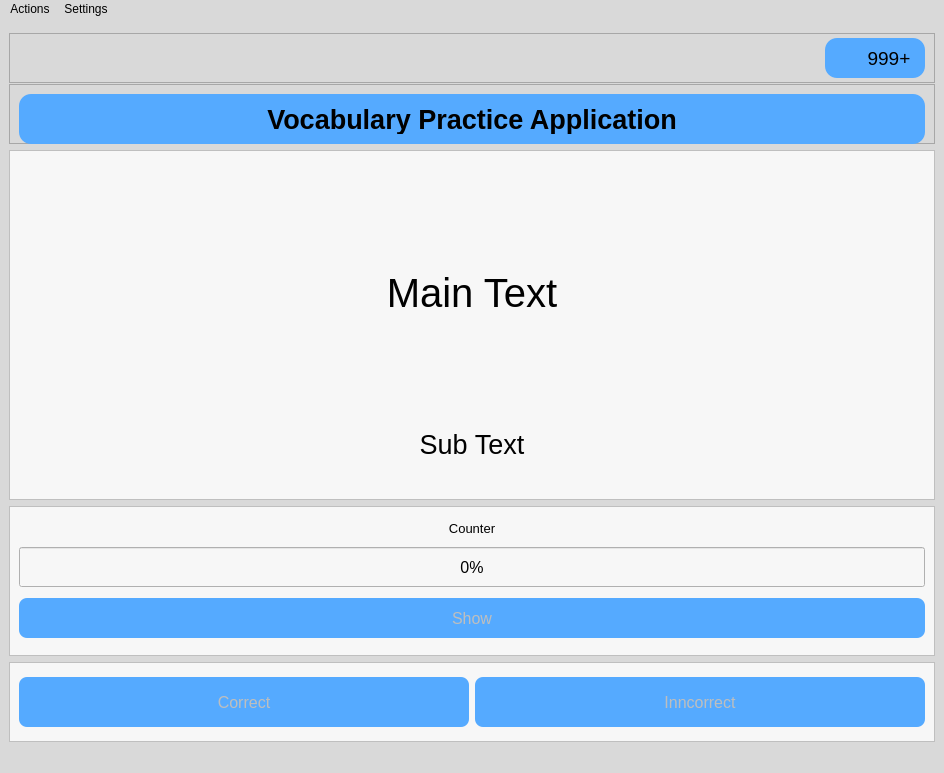
<?xml version="1.0" encoding="UTF-8"?>
<ui version="4.0">
 <class>MainWindow</class>
 <widget class="QMainWindow" name="MainWindow">
  <property name="geometry">
   <rect>
    <x>0</x>
    <y>0</y>
    <width>944</width>
    <height>773</height>
   </rect>
  </property>
  <property name="windowTitle">
   <string>MainWindow</string>
  </property>
  <property name="styleSheet">
   <string notr="true">background-color:rgb(217, 217, 217);</string>
  </property>
  <widget class="QWidget" name="centralwidget">
   <layout class="QVBoxLayout" name="verticalLayout">
    <item>
     <widget class="QFrame" name="frame_5">
      <property name="minimumSize">
       <size>
        <width>0</width>
        <height>50</height>
       </size>
      </property>
      <property name="maximumSize">
       <size>
        <width>16777215</width>
        <height>40</height>
       </size>
      </property>
      <property name="frameShape">
       <enum>QFrame::StyledPanel</enum>
      </property>
      <property name="frameShadow">
       <enum>QFrame::Raised</enum>
      </property>
      <layout class="QGridLayout" name="gridLayout_2">
       <property name="topMargin">
        <number>0</number>
       </property>
       <property name="bottomMargin">
        <number>0</number>
       </property>
       <item row="0" column="0">
        <widget class="QLabel" name="label_2">
         <property name="minimumSize">
          <size>
           <width>800</width>
           <height>30</height>
          </size>
         </property>
         <property name="maximumSize">
          <size>
           <width>999999</width>
           <height>30</height>
          </size>
         </property>
         <property name="text">
          <string/>
         </property>
        </widget>
       </item>
       <item row="0" column="1">
        <widget class="QFrame" name="streak_frame">
         <property name="sizePolicy">
          <sizepolicy hsizetype="Preferred" vsizetype="Preferred">
           <horstretch>0</horstretch>
           <verstretch>0</verstretch>
          </sizepolicy>
         </property>
         <property name="minimumSize">
          <size>
           <width>100</width>
           <height>40</height>
          </size>
         </property>
         <property name="maximumSize">
          <size>
           <width>100</width>
           <height>40</height>
          </size>
         </property>
         <property name="styleSheet">
          <string notr="true">QFrame{
	border-radius: 12px;
	background-color: rgb(85, 170, 255);
}</string>
         </property>
         <property name="frameShape">
          <enum>QFrame::StyledPanel</enum>
         </property>
         <property name="frameShadow">
          <enum>QFrame::Raised</enum>
         </property>
         <layout class="QGridLayout" name="gridLayout">
          <property name="rightMargin">
           <number>9</number>
          </property>
          <property name="horizontalSpacing">
           <number>0</number>
          </property>
          <property name="verticalSpacing">
           <number>6</number>
          </property>
          <item row="0" column="0">
           <widget class="QLabel" name="label">
            <property name="minimumSize">
             <size>
              <width>30</width>
              <height>20</height>
             </size>
            </property>
            <property name="maximumSize">
             <size>
              <width>30</width>
              <height>20</height>
             </size>
            </property>
            <property name="text">
             <string/>
            </property>
            <property name="pixmap">
             <pixmap>streak_icon.png</pixmap>
            </property>
            <property name="scaledContents">
             <bool>true</bool>
            </property>
           </widget>
          </item>
          <item row="0" column="1">
           <widget class="QLabel" name="streak_label">
            <property name="minimumSize">
             <size>
              <width>50</width>
              <height>20</height>
             </size>
            </property>
            <property name="maximumSize">
             <size>
              <width>50</width>
              <height>20</height>
             </size>
            </property>
            <property name="font">
             <font>
              <pointsize>14</pointsize>
             </font>
            </property>
            <property name="text">
             <string>999+</string>
            </property>
            <property name="alignment">
             <set>Qt::AlignCenter</set>
            </property>
           </widget>
          </item>
         </layout>
         <zorder>streak_label</zorder>
         <zorder>label</zorder>
        </widget>
       </item>
      </layout>
     </widget>
    </item>
    <item>
     <widget class="QFrame" name="frame_4">
      <property name="minimumSize">
       <size>
        <width>0</width>
        <height>60</height>
       </size>
      </property>
      <property name="maximumSize">
       <size>
        <width>16777215</width>
        <height>60</height>
       </size>
      </property>
      <property name="frameShape">
       <enum>QFrame::StyledPanel</enum>
      </property>
      <property name="frameShadow">
       <enum>QFrame::Raised</enum>
      </property>
      <layout class="QVBoxLayout" name="verticalLayout_4">
       <item>
        <widget class="QFrame" name="title_frame">
         <property name="minimumSize">
          <size>
           <width>0</width>
           <height>50</height>
          </size>
         </property>
         <property name="maximumSize">
          <size>
           <width>16777215</width>
           <height>50</height>
          </size>
         </property>
         <property name="styleSheet">
          <string notr="true">QFrame{
	border-radius: 12px;
	background-color:rgb(85, 170, 255);
}</string>
         </property>
         <property name="frameShape">
          <enum>QFrame::StyledPanel</enum>
         </property>
         <property name="frameShadow">
          <enum>QFrame::Raised</enum>
         </property>
         <layout class="QVBoxLayout" name="verticalLayout_5">
          <item>
           <widget class="QLabel" name="label_4">
            <property name="minimumSize">
             <size>
              <width>0</width>
              <height>30</height>
             </size>
            </property>
            <property name="maximumSize">
             <size>
              <width>16777215</width>
              <height>30</height>
             </size>
            </property>
            <property name="font">
             <font>
              <pointsize>20</pointsize>
              <weight>75</weight>
              <bold>true</bold>
             </font>
            </property>
            <property name="contextMenuPolicy">
             <enum>Qt::NoContextMenu</enum>
            </property>
            <property name="text">
             <string>Vocabulary Practice Application</string>
            </property>
            <property name="alignment">
             <set>Qt::AlignCenter</set>
            </property>
           </widget>
          </item>
         </layout>
        </widget>
       </item>
      </layout>
     </widget>
    </item>
    <item>
     <widget class="QFrame" name="card_frame">
      <property name="minimumSize">
       <size>
        <width>300</width>
        <height>350</height>
       </size>
      </property>
      <property name="maximumSize">
       <size>
        <width>16777215</width>
        <height>16777215</height>
       </size>
      </property>
      <property name="styleSheet">
       <string notr="true">background-color: rgb(247, 247, 247);</string>
      </property>
      <property name="frameShape">
       <enum>QFrame::StyledPanel</enum>
      </property>
      <property name="frameShadow">
       <enum>QFrame::Raised</enum>
      </property>
      <layout class="QVBoxLayout" name="verticalLayout_2">
       <item>
        <widget class="QLabel" name="main_text_label">
         <property name="sizePolicy">
          <sizepolicy hsizetype="Preferred" vsizetype="Preferred">
           <horstretch>0</horstretch>
           <verstretch>0</verstretch>
          </sizepolicy>
         </property>
         <property name="minimumSize">
          <size>
           <width>200</width>
           <height>50</height>
          </size>
         </property>
         <property name="maximumSize">
          <size>
           <width>16777215</width>
           <height>200</height>
          </size>
         </property>
         <property name="font">
          <font>
           <pointsize>30</pointsize>
           <kerning>true</kerning>
          </font>
         </property>
         <property name="styleSheet">
          <string notr="true"/>
         </property>
         <property name="text">
          <string>Main Text</string>
         </property>
         <property name="alignment">
          <set>Qt::AlignCenter</set>
         </property>
         <property name="wordWrap">
          <bool>true</bool>
         </property>
        </widget>
       </item>
       <item>
        <widget class="QLabel" name="sub_text_label">
         <property name="minimumSize">
          <size>
           <width>200</width>
           <height>25</height>
          </size>
         </property>
         <property name="maximumSize">
          <size>
           <width>199999</width>
           <height>25</height>
          </size>
         </property>
         <property name="font">
          <font>
           <pointsize>20</pointsize>
          </font>
         </property>
         <property name="text">
          <string>Sub Text</string>
         </property>
         <property name="alignment">
          <set>Qt::AlignCenter</set>
         </property>
         <property name="wordWrap">
          <bool>true</bool>
         </property>
         <property name="margin">
          <number>1</number>
         </property>
        </widget>
       </item>
      </layout>
     </widget>
    </item>
    <item>
     <widget class="QFrame" name="frame_3">
      <property name="minimumSize">
       <size>
        <width>300</width>
        <height>150</height>
       </size>
      </property>
      <property name="maximumSize">
       <size>
        <width>16777215</width>
        <height>150</height>
       </size>
      </property>
      <property name="styleSheet">
       <string notr="true">background-color: rgb(247, 247, 247);</string>
      </property>
      <property name="frameShape">
       <enum>QFrame::StyledPanel</enum>
      </property>
      <property name="frameShadow">
       <enum>QFrame::Raised</enum>
      </property>
      <layout class="QVBoxLayout" name="verticalLayout_3">
       <item>
        <widget class="QLabel" name="counter_text_label">
         <property name="minimumSize">
          <size>
           <width>200</width>
           <height>15</height>
          </size>
         </property>
         <property name="maximumSize">
          <size>
           <width>16777215</width>
           <height>15</height>
          </size>
         </property>
         <property name="font">
          <font>
           <pointsize>10</pointsize>
          </font>
         </property>
         <property name="text">
          <string>Counter</string>
         </property>
         <property name="alignment">
          <set>Qt::AlignCenter</set>
         </property>
        </widget>
       </item>
       <item>
        <widget class="QProgressBar" name="progressBar">
         <property name="minimumSize">
          <size>
           <width>200</width>
           <height>40</height>
          </size>
         </property>
         <property name="maximumSize">
          <size>
           <width>16777215</width>
           <height>40</height>
          </size>
         </property>
         <property name="font">
          <font>
           <pointsize>12</pointsize>
           <weight>50</weight>
           <bold>false</bold>
          </font>
         </property>
         <property name="styleSheet">
          <string notr="true">QProgressBar::chunk {
	
	background-color: rgb(0, 170, 255);
}</string>
         </property>
         <property name="value">
          <number>0</number>
         </property>
         <property name="alignment">
          <set>Qt::AlignCenter</set>
         </property>
         <property name="invertedAppearance">
          <bool>false</bool>
         </property>
        </widget>
       </item>
       <item>
        <widget class="QPushButton" name="show_button">
         <property name="enabled">
          <bool>false</bool>
         </property>
         <property name="minimumSize">
          <size>
           <width>0</width>
           <height>40</height>
          </size>
         </property>
         <property name="maximumSize">
          <size>
           <width>16777215</width>
           <height>16777215</height>
          </size>
         </property>
         <property name="font">
          <font>
           <pointsize>12</pointsize>
           <weight>50</weight>
           <bold>false</bold>
          </font>
         </property>
         <property name="styleSheet">
          <string notr="true">QPushButton{
	border-radius: 8px;
	background: rgb(85, 170, 255)
}

QPushButton:hover{
	background:rgb(33, 218, 255) 
}

QPushButton:pressed{
	background: rgb(53, 197, 226)
}</string>
         </property>
         <property name="text">
          <string>Show</string>
         </property>
        </widget>
       </item>
      </layout>
     </widget>
    </item>
    <item>
     <widget class="QFrame" name="buttons_frame">
      <property name="minimumSize">
       <size>
        <width>0</width>
        <height>80</height>
       </size>
      </property>
      <property name="maximumSize">
       <size>
        <width>16777215</width>
        <height>100</height>
       </size>
      </property>
      <property name="styleSheet">
       <string notr="true">background-color: rgb(247, 247, 247);</string>
      </property>
      <property name="frameShape">
       <enum>QFrame::StyledPanel</enum>
      </property>
      <property name="frameShadow">
       <enum>QFrame::Raised</enum>
      </property>
      <layout class="QHBoxLayout" name="horizontalLayout">
       <item>
        <widget class="QPushButton" name="correct_button">
         <property name="enabled">
          <bool>false</bool>
         </property>
         <property name="minimumSize">
          <size>
           <width>0</width>
           <height>50</height>
          </size>
         </property>
         <property name="font">
          <font>
           <pointsize>12</pointsize>
          </font>
         </property>
         <property name="styleSheet">
          <string notr="true">QPushButton{
	border-radius: 8px;
	background: rgb(85, 170, 255)
}

QPushButton:hover{
	background: rgb(0, 216, 0)
}

QPushButton:pressed{
	background: rgb(0, 144, 0)
}</string>
         </property>
         <property name="text">
          <string>Correct</string>
         </property>
        </widget>
       </item>
       <item>
        <widget class="QPushButton" name="incorrect_button">
         <property name="enabled">
          <bool>false</bool>
         </property>
         <property name="minimumSize">
          <size>
           <width>0</width>
           <height>50</height>
          </size>
         </property>
         <property name="font">
          <font>
           <pointsize>12</pointsize>
          </font>
         </property>
         <property name="styleSheet">
          <string notr="true">QPushButton{
	border-radius: 8px;
	background: rgb(85, 170, 255)
}

QPushButton:hover{
	background: rgb(255, 0, 0)
}

QPushButton:pressed{
	background: rgb(188, 0, 0)
}</string>
         </property>
         <property name="text">
          <string>Inncorrect</string>
         </property>
        </widget>
       </item>
      </layout>
     </widget>
    </item>
   </layout>
  </widget>
  <widget class="QStatusBar" name="statusbar"/>
  <widget class="QMenuBar" name="menubar">
   <property name="geometry">
    <rect>
     <x>0</x>
     <y>0</y>
     <width>944</width>
     <height>21</height>
    </rect>
   </property>
   <widget class="QMenu" name="menuActions">
    <property name="title">
     <string>Actions</string>
    </property>
    <widget class="QMenu" name="menuView_Progress_Charts">
     <property name="title">
      <string>View Progress Charts</string>
     </property>
     <widget class="QMenu" name="menuWeek_s_Stats">
      <property name="title">
       <string>Week's Stats</string>
      </property>
      <addaction name="actionBar_Chart"/>
      <addaction name="actionPercent_Chart"/>
     </widget>
     <widget class="QMenu" name="menuMonth_s_Stats">
      <property name="title">
       <string>Month's Stats</string>
      </property>
      <addaction name="actionBar_Chart_2"/>
      <addaction name="actionPercent_Chart_2"/>
     </widget>
     <addaction name="actionToday_s_Stats"/>
     <addaction name="menuWeek_s_Stats"/>
     <addaction name="menuMonth_s_Stats"/>
    </widget>
    <addaction name="actionAdd_Spreadsheet"/>
    <addaction name="actionStart"/>
    <addaction name="actionExit"/>
    <addaction name="actionUndo"/>
    <addaction name="separator"/>
    <addaction name="menuView_Progress_Charts"/>
   </widget>
   <widget class="QMenu" name="menuSettings">
    <property name="title">
     <string>Settings</string>
    </property>
    <addaction name="actionSet_Amount"/>
    <addaction name="actionSet_Mode"/>
   </widget>
   <addaction name="menuActions"/>
   <addaction name="menuSettings"/>
  </widget>
  <action name="actionasd">
   <property name="text">
    <string>asd</string>
   </property>
  </action>
  <action name="actionAdd_Spreadsheet">
   <property name="text">
    <string>Add Spreadsheet</string>
   </property>
  </action>
  <action name="actionStart">
   <property name="text">
    <string>Start</string>
   </property>
  </action>
  <action name="actionSet_Amount">
   <property name="text">
    <string>Set Amount</string>
   </property>
  </action>
  <action name="actionSet_Mode">
   <property name="text">
    <string>Set Mode</string>
   </property>
  </action>
  <action name="actionToday_s_Stats">
   <property name="text">
    <string>Today's Stats</string>
   </property>
  </action>
  <action name="actionBar_Chart">
   <property name="text">
    <string>Bar Chart</string>
   </property>
  </action>
  <action name="actionPercent_Chart">
   <property name="text">
    <string>Percent Chart</string>
   </property>
  </action>
  <action name="actionUndo">
   <property name="text">
    <string>Undo</string>
   </property>
  </action>
  <action name="actionBar_Chart_2">
   <property name="text">
    <string>Bar Chart</string>
   </property>
  </action>
  <action name="actionPercent_Chart_2">
   <property name="text">
    <string>Percent Chart</string>
   </property>
  </action>
  <action name="actionExit">
   <property name="text">
    <string>Exit</string>
   </property>
  </action>
 </widget>
 <resources/>
 <connections/>
</ui>
